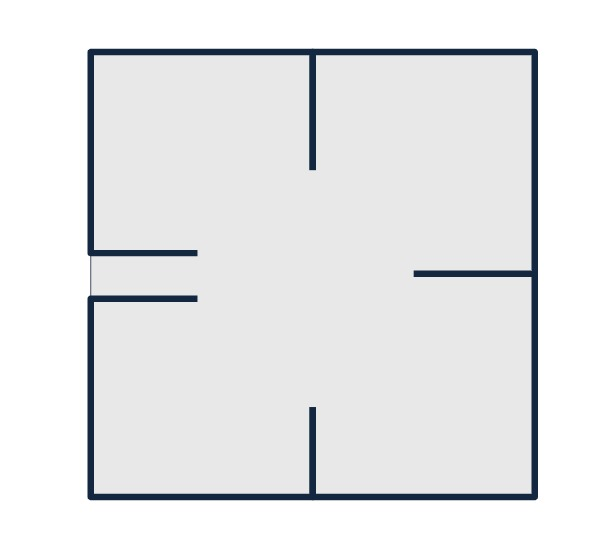
#> input picture construction_site_bk_test.jpg, 594 x 549 px
$ python 'Path finder.py'
#> lines starting #> are read from the running program, lines starting #| are printed output that depends on the picture; after the words box and inside, x2 and y2 are one past the last pixel; in counts of white or black regions, pixels touching at a corner belong together
import cv2
import numpy as np
import matplotlib.pyplot as plt
import networkx as nx
import itertools
import json

# Load zone data from JSON file
with open('zone_id.json', 'r') as file:
#> (reads zone_id.json from the repository)
    zone_data = json.load(file)

# Load the image path from the JSON file
image_path = 'construction_site_bk_test.jpg'
if not image_path:
    raise FileNotFoundError("Image path not found in the zone data")

# Extract the coordinates of the zones from the JSON data
points = [tuple(zone_data[zone]['location'][::-1]) for zone in zone_data]  # Flips (x, y) to (y, x)


img = cv2.imread(image_path, cv2.IMREAD_GRAYSCALE)
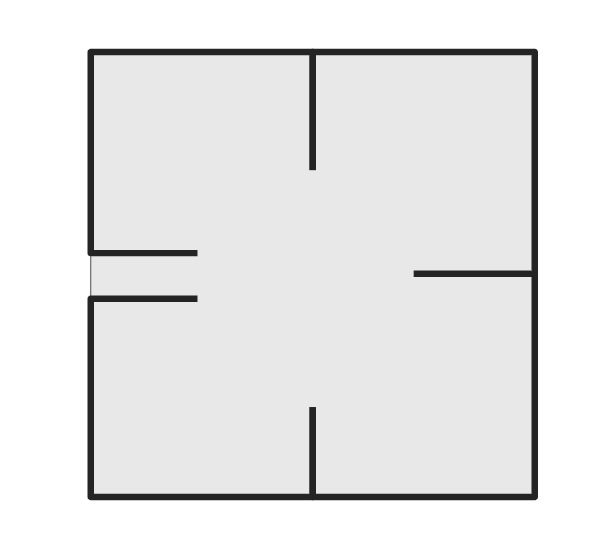
#> img: shape (549, 594); min 26, max 255, mean 231.8

if img is None:
    print("Error loading the image!")
    exit()

print(f"Image shape: {img.shape}")  # Debugging step
#| Image shape: (549, 594)

thresholded = cv2.adaptiveThreshold(img, 255, cv2.ADAPTIVE_THRESH_GAUSSIAN_C, cv2.THRESH_BINARY_INV, 11, 2)
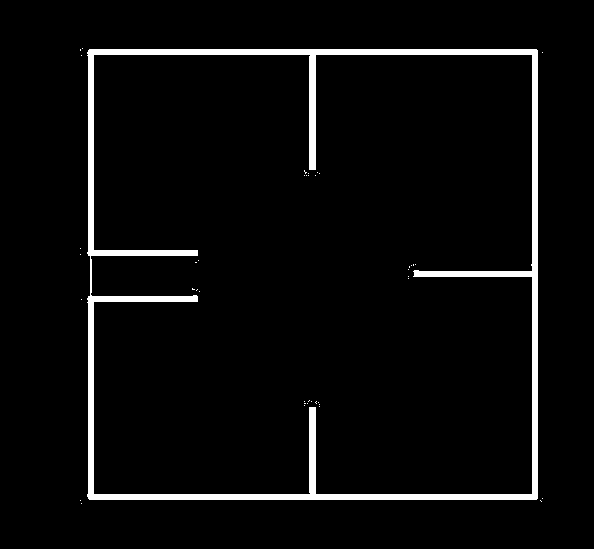
#> thresholded: shape (549, 594); 4.3% white; 42 white regions (41 under 20 px), largest, box (x1, y1, x2, y2) and area: (87, 49, 538, 500) 13891

kernel = np.ones((2, 2), np.uint8)  # Adjust kernel size depending on what you want to remove
eroded = cv2.erode(thresholded, kernel, iterations=1)
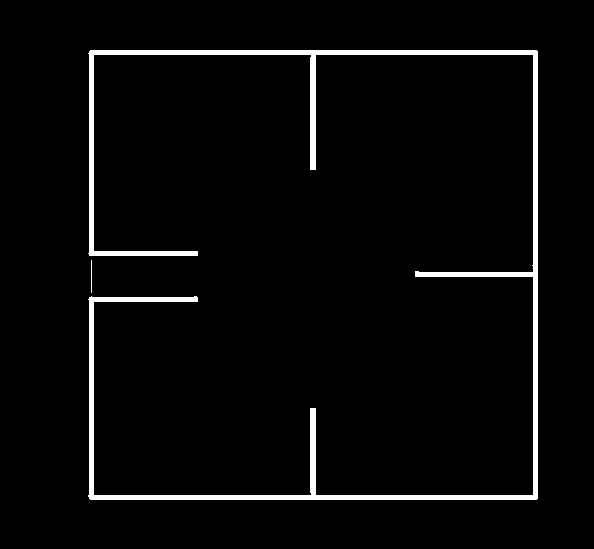
#> eroded: shape (549, 594); 3.5% white; 2 white regions, box (x1, y1, x2, y2) and area: (88, 50, 538, 500) 11533, (91, 260, 92, 293) 33

# Apply dilation to restore thicker walls after erosion
dilated = cv2.dilate(eroded, kernel, iterations=2)
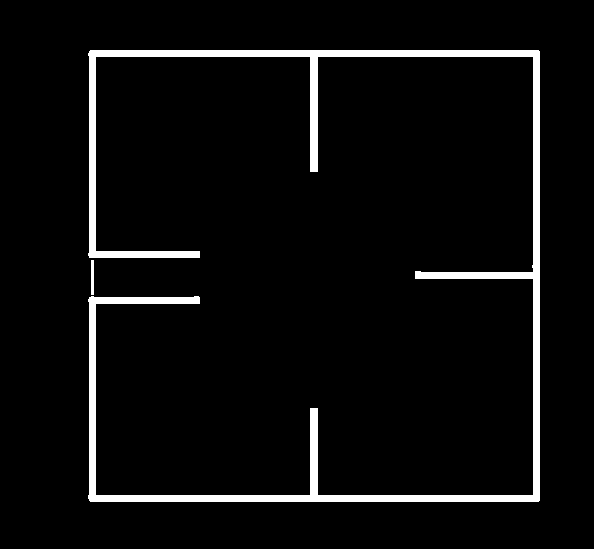
#> dilated: shape (549, 594); 5% white; 2 white regions, box (x1, y1, x2, y2) and area: (88, 50, 540, 502) 16097, (91, 260, 94, 295) 105

# Display the cleaned-up image
#plt.imshow(dilated, cmap='gray', vmin=0, vmax=255)
#plt.title('Cleaned-up Image (Thick walls only)')

# Convert the cleaned-up image into a binary matrix (0 = walkable, 1 = wall)
floorplan = (dilated == 255).astype(int)

# Create the graph and add diagonal movement with cost
G = nx.Graph()

rows, cols = floorplan.shape
#> rows = 549; cols = 594
for row in range(rows):
    for col in range(cols):
        if floorplan[row, col] == 0:  # Walkable space
            node = (row, col)
            G.add_node(node)
            for r_offset, c_offset, weight in [(-1, 0, 1), (1, 0, 1), (0, -1, 1), (0, 1, 1),
                                               (-1, -1, np.sqrt(2)), (-1, 1, np.sqrt(2)),
                                               (1, -1, np.sqrt(2)), (1, 1, np.sqrt(2))]:
                r, c = row + r_offset, col + c_offset
                if 0 <= r < rows and 0 <= c < cols and floorplan[r, c] == 0:
                    G.add_edge((row, col), (r, c), weight=weight)

# Function to track visited nodes during A* search
def astar_with_partial_path(graph, start, goal):
    try:
        path = nx.astar_path(graph, start, goal, weight='weight')
        return path, list(nx.shortest_path(graph, source=start, target=goal))  # Track visited nodes
    except nx.NetworkXNoPath:
        return None, []

# Greedy approach to finding the shortest path between multiple points
def greedy_path(graph, points):
    total_path = []
    total_visited = []
    remaining_points = points.copy()
    current_point = remaining_points.pop(0)
    total_path.append(current_point)

    while remaining_points:
        next_point, best_path, best_visited = None, None, None
        shortest_distance = float('inf')

        # Find the closest point
        for point in remaining_points:
            path, visited = astar_with_partial_path(graph, current_point, point)
            if path and len(path) < shortest_distance:
                shortest_distance = len(path)
                next_point = point
                best_path = path
                best_visited = visited

        # Update current point and paths
        if next_point:
            remaining_points.remove(next_point)
            total_path.extend(best_path[:-1])  # Avoid duplicating points
            total_visited.extend(best_visited)
            current_point = next_point
        else:
            break  # No path found for the next point

    return total_path, total_visited

# Find the best greedy path
#> (the run stopped early here; a loop or call above may not have finished)
